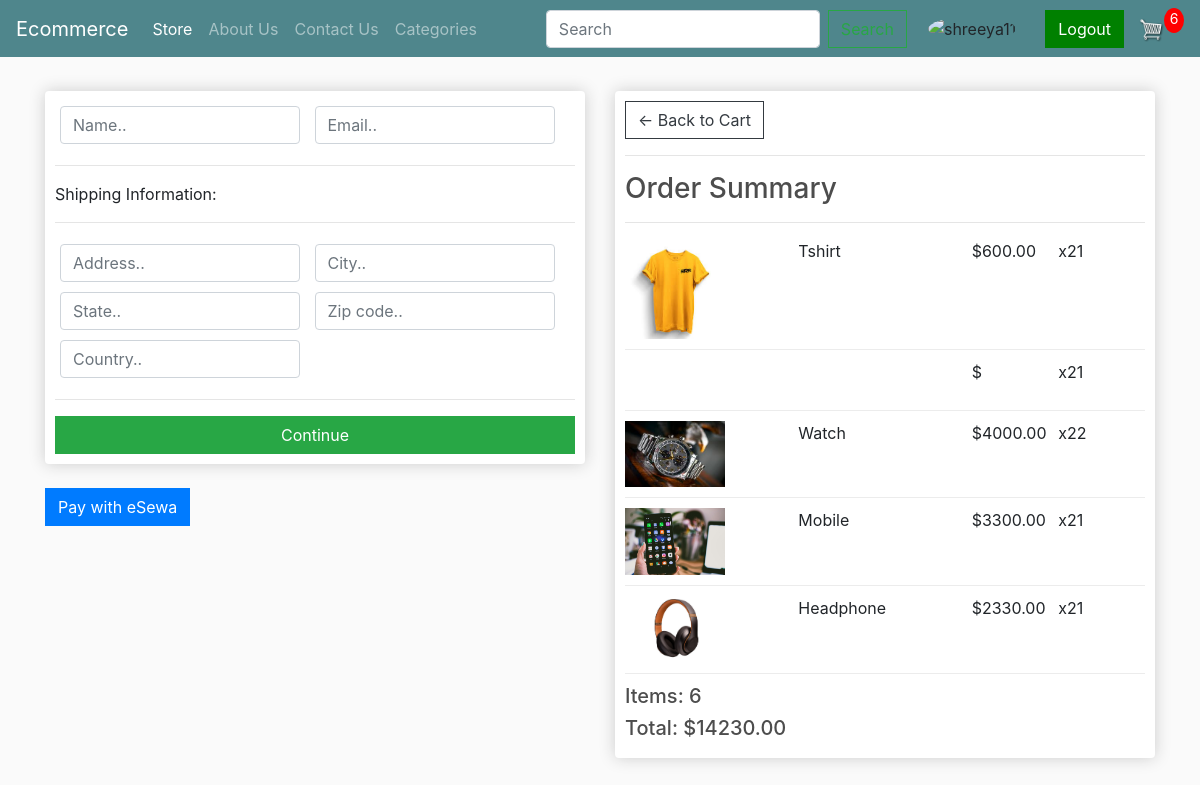
/checkout/ (signed in), run on an earlier commit of the app's database.
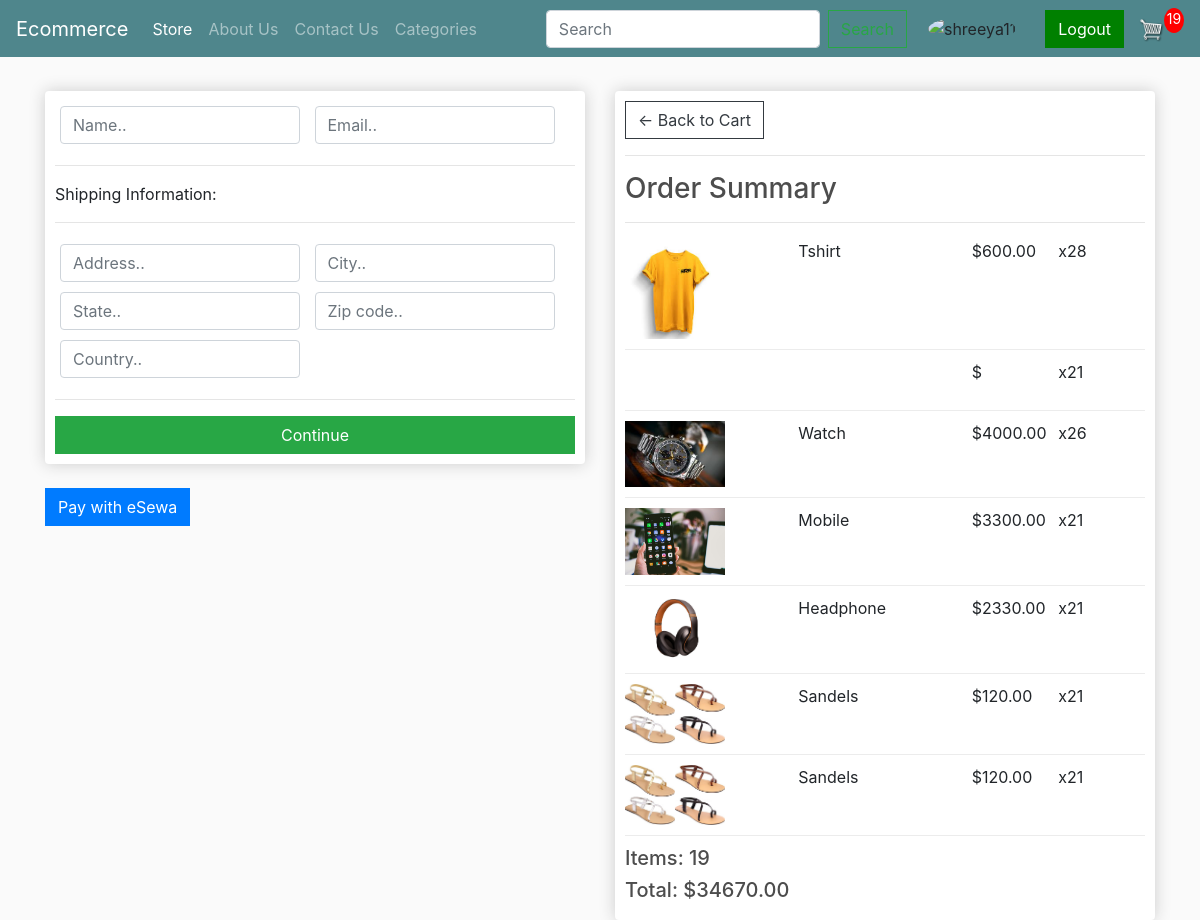
And on a later commit of the database.
### store/models.py (models this page shows, shortened)
class OrderItem(models.Model):
    product = models.ForeignKey(Product, on_delete=models.SET_NULL, blank=True, null=True)
    order = models.ForeignKey(Order, on_delete=models.SET_NULL, blank=True, null=True)
    quantity = models.IntegerField(default=0, null=True, blank=True)
    date_added = models.DateTimeField(auto_now_add=True)
    image_url = models.CharField(max_length=200, null=True, blank=True)  # Add this line
    @property
    def get_total(self):
        if self.product and self.product.price:
            total = self.product.price * self.quantity
        else:
            total = 0
        return total

class Product(models.Model):
    name = models.CharField(max_length=200, null=True)
    price = models.DecimalField(max_digits=7, decimal_places=2)
    digital = models.BooleanField(default=False)
    image = models.ImageField(upload_to='products/')
    description = models.TextField(null=True, blank=True)
    in_stock = models.BooleanField(default=True)
    colors = models.ManyToManyField(Color, related_name='products')
    sizes = models.ManyToManyField(Size, related_name='products')
    category = models.ForeignKey(Category, on_delete=models.SET_DEFAULT, default=1)
    @property
    def imageURL(self):
        try:
            url = self.image.url
        except:
            url = ''  # Provide a default URL or handle the exception as per your application's needs
        return url

class Order(models.Model):
    customer = models.ForeignKey(Customer, on_delete=models.SET_NULL, blank=True, null=True)
    date_order = models.DateTimeField(auto_now_add=True)
    complete = models.BooleanField(default=False, null=True, blank=False)
    transaction_id = models.CharField(max_length=200, null=True)
    @property
    def shipping(self):
        shipping = False
        orderitems = self.orderitem_set.all()
        for i in orderitems:
            if i.product and not i.product.digital:
                shipping = True
        return shipping
    @property
    def get_cart_total(self):
        orderitems = self.orderitem_set.all()
        total = sum([item.get_total for item in orderitems])
        return total
    @property
    def get_cart_items(self):
        orderitems = self.orderitem_set.all()
        total = sum([item.quantity for item in orderitems])
        return total

### store/views.py (the view)
# urls.py: path('checkout/', views.checkout, name='checkout'),
@login_required(login_url='/accounts/login/')
def checkout(request):
    data = cartData(request)
    context = {'items': data['items'], 'order': data['order'], 'cartItems': data['cartItems']}
    return render(request, 'store/checkout.html', context)

### store/utils.py (called while the page is built)
def cartData(request):
    if request.user.is_authenticated:
        try:
            customer = request.user.customer
        except Customer.DoesNotExist:
            customer = Customer.objects.create(user=request.user, name=request.user.username, email=request.user.email)
        customer = request.user.customer
        order, created = Order.objects.get_or_create(customer=customer, complete=False)
        items = order.orderitem_set.all()
        cartItems = order.get_cart_items
    else:
        cookieData = cookieCart(request)
        cartItems = cookieData['cartItems']
        order = cookieData['order']
        items = cookieData['items']
    context = {'items': items, 'order': order, 'cartItems': cartItems}
    return context

### store/templates/store/checkout.html (shortened to what this page needs)
{% extends 'store/main.html' %}
{% load static %}
{% block content %}
    <div class="row">
        <div class="col-lg-6">
            <div class="box-element" id="form-wrapper">
                <form id="form">
                    <div id="user-info">
                        <div class="form-field">
                            <input required class="form-control" type="text" name="name" placeholder="Name..">
                        </div>
                        <div class="form-field">
                            <input required class="form-control" type="email" name="email" placeholder="Email..">
                        </div>
                    </div>
                    <div id="shipping-info">
                        <hr>
                        <p>Shipping Information:</p>
                        <hr>
                        <div class="form-field">
                            <input class="form-control" type="text" name="address" placeholder="Address..">
                        </div>
                        <div class="form-field">
                            <input class="form-control" type="text" name="city" placeholder="City..">
                        </div>
                        <div class="form-field">
                            <input class="form-control" type="text" name="state" placeholder="State..">
                        </div>
                        <div class="form-field">
                            <input class="form-control" type="text" name="zipcode" placeholder="Zip code..">
                        </div>
                        <div class="form-field">
                            <input class="form-control" type="text" name="country" placeholder="Country..">
                        </div>
                    </div>
                    <hr>
                    <input id="form-button" class="btn btn-success btn-block" type="submit" value="Continue">
                </form>
            </div>
            <br>
            <div class="esewa-form">
					<form action="https://rc-epay.esewa.com.np/api/epay/main/v2/form" method="POST">
                    <button type="submit" class="btn btn-primary">Pay with eSewa</button>
                </form>
            </div>
        </div>
        <div class="col-lg-6">
            <div class="box-element">
                <a class="btn btn-outline-dark" href="{% url 'cart' %}">&#x2190; Back to Cart</a>
                <hr>
                <h3>Order Summary</h3>
                <hr>
                {% for item in items %}
                <div class="cart-row">
                    <div style="flex:2"><img class="row-image" src="{{item.product.imageURL}}"></div>
                    <div style="flex:2"><p>{{item.product.name}}</p></div>
                    <div style="flex:1"><p>${{item.product.price|floatformat:2}}</p></div>
                    <div style="flex:1"><p>x2{{item.quantity}}</p></div>
                </div>
                {% endfor %}
                <h5>Items:   {{order.get_cart_items}}</h5>
                <h5>Total:   ${{order.get_cart_total|floatformat:2}}</h5>
            </div>
        </div>
    </div>
{% endblock content %}

What changed in the data, as far as the page shows it:
changed OrderItem "Tshirt": quantity "1" → "8"
changed OrderItem "Watch": quantity "2" → "6"
added OrderItem: product.imageURL (picture), product.name "Sandels", product.price "120.00", quantity "1"
added OrderItem: product.imageURL (picture), product.name "Sandels", product.price "120.00", quantity "1"
changed through a linked row, Order: get_cart_items "6" → "19"; get_cart_total "14230.00" → "34670.00"
Also different on the page:
{{ cartItems }}: "6" → "19"
